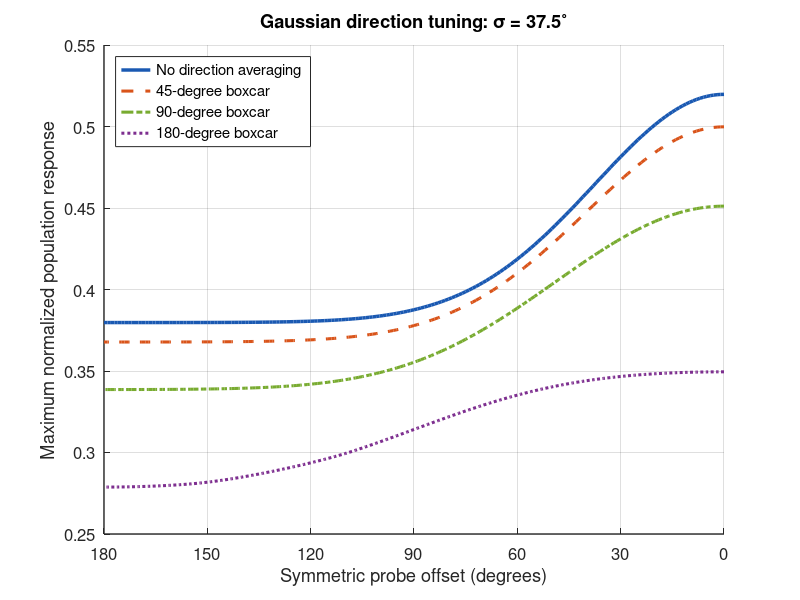

Here is the MATLAB script that generated this plot:
% plotMTMaxResponseVsProbeOffset
% Noiseless, normalized MT population response to symmetric direction probes.
% Streams: 0 deg has a 7% pedestal + 14% step; +/-offset each have 7%.
% Gaussian tuning uses the shortest angular distance around the circle.
% Normalization: response to 100% preferred-direction coherence is 1.
% The full dot mixture contains 35% coherent dots and 65% random dots.
% Random-dot responses are the circular average of the tuning function.
% No offset-dependent rescaling, noise, or additional normalization is used.
% Three additional curves average the response over centered direction
% windows of FULL width 10, 25, and 45 degrees, then maximize over direction.
% Averaging is circular and continuous (Gaussian integrals evaluated by erf).
% Averaged responses retain the original normalization; peaks are not reset.
% Set includeRandomDots=false to plot only coherent-stream contributions.
% This removes a constant, so the curve's shape and maximizing neuron agree.
% Requires only base MATLAB; results remain in the workspace after running.

sigmaDeg = 37.5;
pedestal = 0.07;
step = 0.14;
includeRandomDots = true;
boxcarWidthDeg = [45, 90, 180];

preferredDirectionDeg = (-180:179)'; % 360 distinct preferred directions
probeOffsetDeg = 0:1:180;
coherence = [pedestal + step; pedestal; pedestal];
randomFraction = 1 - sum(coherence);
assert(randomFraction >= 0, 'Total coherence must not exceed 1.');

angularDistance = @(a,b) mod(a - b + 180, 360) - 180;
tuning = @(d) exp(-0.5 .* (d ./ sigmaDeg).^2);

% Antiderivative of periodic, shortest-distance Gaussian tuning. Its linear
% period term lets integration windows cross +/-180 degrees seamlessly.
halfIntegral = sigmaDeg * sqrt(pi/2);
edgeErf = erf(180 / (sqrt(2) * sigmaDeg));
periodIntegral = 2 * halfIntegral * edgeErf;
circularIntegral = @(d) floor((d + 180) ./ 360) .* periodIntegral + ...
    halfIntegral .* (erf(angularDistance(d, 0) ./ (sqrt(2)*sigmaDeg)) + edgeErf);
boxcarTuning = @(d,w) (circularIntegral(d + w/2) - ...
    circularIntegral(d - w/2)) ./ w;

% All preferred directions have the same mean response to random dots.
randomDotResponse = mean(tuning(preferredDirectionDeg));
baseline = double(includeRandomDots) * randomFraction * randomDotResponse;

populationResponse = zeros(numel(preferredDirectionDeg), numel(probeOffsetDeg));
maxResponse = zeros(size(probeOffsetDeg));
maxPreferredDirectionDeg = zeros(size(probeOffsetDeg));
boxcarPopulationResponse = zeros(numel(preferredDirectionDeg), ...
    numel(probeOffsetDeg), numel(boxcarWidthDeg));
maxResponseBoxcar = zeros(numel(boxcarWidthDeg), numel(probeOffsetDeg));
maxPreferredDirectionBoxcarDeg = zeros(size(maxResponseBoxcar));
for k = 1:numel(probeOffsetDeg)
    offset = probeOffsetDeg(k);
    streamDirectionDeg = [0, offset, -offset];
    % bsxfun keeps this compatible with MATLAB versions before R2016b.
    distanceDeg = bsxfun(angularDistance, preferredDirectionDeg, streamDirectionDeg);
    populationResponse(:,k) = baseline + tuning(distanceDeg) * coherence;
    [maxResponse(k), index] = max(populationResponse(:,k));
    maxPreferredDirectionDeg(k) = preferredDirectionDeg(index);
    for j = 1:numel(boxcarWidthDeg)
        % Convolution is linear: average each tuning contribution and sum.
        % The direction-independent random-dot contribution is unchanged.
        boxcarPopulationResponse(:,k,j) = baseline + ...
            boxcarTuning(distanceDeg, boxcarWidthDeg(j)) * coherence;
        [maxResponseBoxcar(j,k), index] = max(boxcarPopulationResponse(:,k,j));
        maxPreferredDirectionBoxcarDeg(j,k) = preferredDirectionDeg(index);
    end
end

figure('Color', 'w', 'Name', 'MT maximum response versus probe offset');
plot(probeOffsetDeg, maxResponse, 'LineWidth', 2.5, 'Color', [0.1 0.35 0.7]);
hold on;
lineColors = [0.85 0.33 0.10; 0.47 0.67 0.19; 0.49 0.18 0.56];
lineStyles = {'--', '-.', ':'};
for j = 1:numel(boxcarWidthDeg)
    plot(probeOffsetDeg, maxResponseBoxcar(j,:), 'LineWidth', 2.2, ...
        'Color', lineColors(j,:), 'LineStyle', lineStyles{j});
end
hold off;
ax = gca;
set(ax, 'XDir', 'reverse', 'XLim', [0 180], 'XTick', 0:30:180, ...
    'FontSize', 12, 'LineWidth', 1, 'Box', 'off');
xlabel('Symmetric probe offset (degrees)');
ylabel('Maximum normalized population response');
title(sprintf('Gaussian direction tuning: \\sigma = %.1f^{\\circ}', sigmaDeg));
grid on;
legendLabels = [{'No direction averaging'}, ...
    arrayfun(@(w) sprintf('%g-degree boxcar', w), boxcarWidthDeg, ...
    'UniformOutput', false)];
legend(legendLabels, 'Location', 'northwest');

fprintf('Normalization: 100%% preferred-direction coherence = 1.\n');
fprintf('Random-dot contribution: %.6f\n', baseline);
fprintf('Maximum response at 180 deg offset: %.6f\n', maxResponse(end));
fprintf('Maximum response at   0 deg offset: %.6f\n', maxResponse(1));
for j = 1:numel(boxcarWidthDeg)
    fprintf('%2g-degree boxcar: maximum at 180 deg = %.6f; at 0 deg = %.6f\n', ...
        boxcarWidthDeg(j), maxResponseBoxcar(j,end), maxResponseBoxcar(j,1));
end
